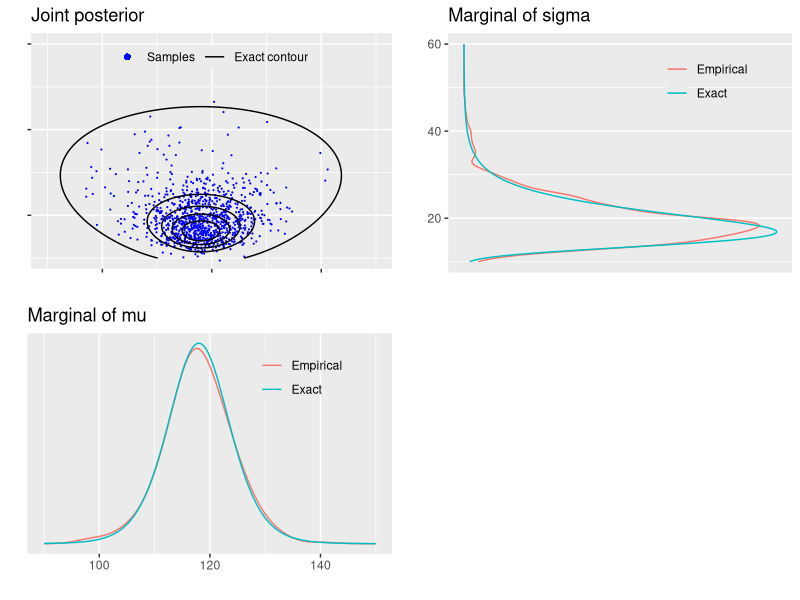
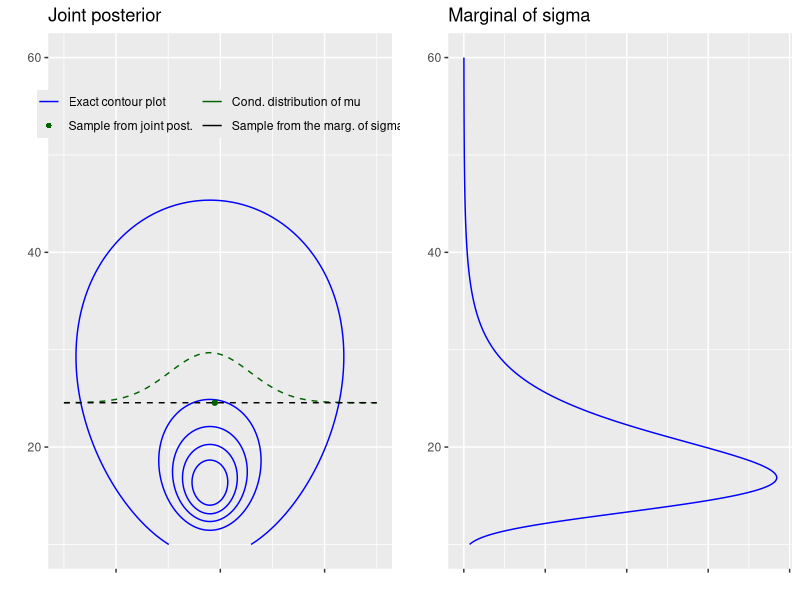
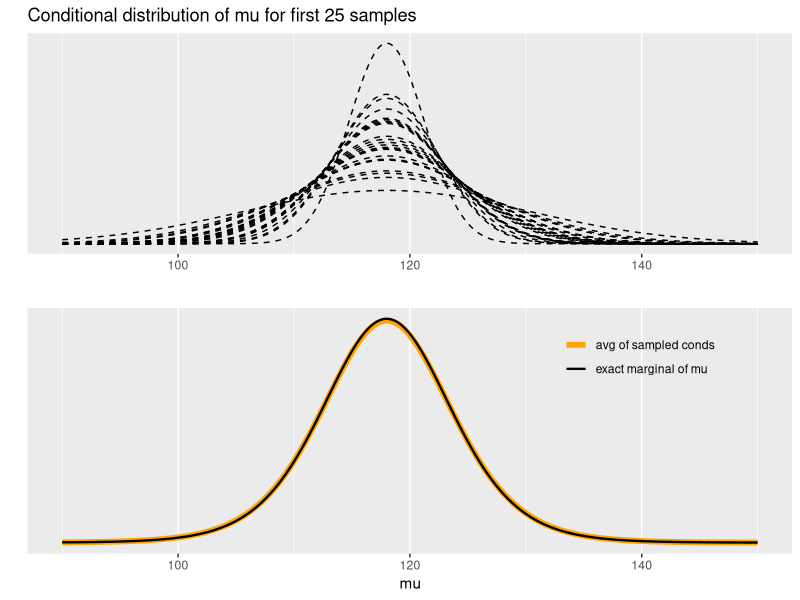
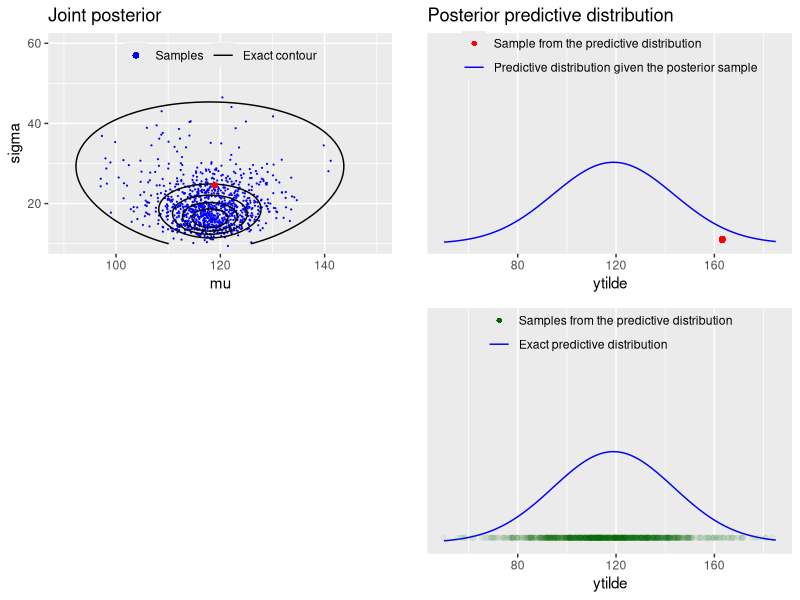

Write the R code that produced these figures, in order.
# Bayesian data analysis
# Aki Vehtari <Aki.Vehtari@aalto.fi>
# Markus Paasiniemi <Markus.Paasiniemi@aalto.fi>

# R versions of demos 3_1-3_4 combined into one demo
# like iPython notebook versions

library(ggplot2)
library(grid)
library(gridExtra)
library(tidyr)

# data
y <- c(93, 112, 122, 135, 122, 150, 118, 90, 124, 114)
# sufficient statistics
n <- length(y)
s2 <- var(y)
my <- mean(y)

# Factorize the joint posterior p(mu,sigma2|y) to p(sigma2|y)p(mu|sigma2,y)
# Sample from the joint posterior using this factorization

# helper function to sample from and evaluate
# scaled inverse chi-squared distribution
rsinvchisq <- function(n, nu, s2, ...) nu*s2 / rchisq(n , nu, ...)

dsinvchisq <- function(x, nu, s2){
  exp(log(nu/2)*nu/2 - lgamma(nu/2) + log(s2)/2*nu - log(x)*(nu/2+1) - (nu*s2/2)/x)
}

# sample 1000 random numbers from p(sigma2|y)
ns <- 1000
sigma2  <- rsinvchisq(ns, n-1, s2)

# sample from p(mu|sigma2,y)
mu <- my + sqrt(sigma2/n)*rnorm(length(sigma2))

# construct a variable sigma and
sigma <- sqrt(sigma2)

# sample from predictive distribution p(ynew|y) for each sample of (mu, sigma)
ynew <- rnorm(ns, mu, sigma)

# For mu, sigma and ynew compute the density in a grid
# ranges for the grids
t1l <- c(90, 150)
t2l <- c(10, 60)
nl <- c(50, 185)

t1 <- seq(t1l[1], t1l[2], length.out = ns)
t2 <- seq(t2l[1], t2l[2], length.out = ns)
xynew <- seq(nl[1], nl[2], length.out = ns)

# compute the exact marginal density of mu
# multiplication by 1./sqrt(s2/n) is due to the transformation of
# variable z=(x-mean(y))/sqrt(s2/n), see Gelman et al p. 24
pm <- dt((t1-my) / sqrt(s2/n), n-1) / sqrt(s2/n)

# estimate the marginal density using samples
# and ad hoc Gaussian kernel approximation
pmk <- density(mu, adjust = 2, n = ns, from = t1l[1], to = t1l[2])$y

# compute the exact marginal density of sigma
# the multiplication by 2*t2 is due to the transformation of
# variable z=t2^2, see Gelman et al p. 24
ps <- dsinvchisq(t2^2, n-1, s2) * 2*t2

# estimate the marginal density using samples
# and ad hoc Gaussian kernel approximation
psk <- density(sigma, n = ns, from = t2l[1], to = t2l[2])$y

# compute the exact predictive density
# multiplication by 1./sqrt(s2/n) is due to the transformation of variable
# see BDA3 p. 21
p_new <- dt((xynew-my) / sqrt(s2*(1+1/n)), n-1) / sqrt(s2*(1+1/n))

# combine grid points into another data frame
# with all pairwise combinations
dfj <- data.frame(t1 = rep(t1, each = length(t2)),
                  t2 = rep(t2, length(t1)))

# evaluate the joint density in a grid
# note that the following is not normalized, but for plotting
# contours it does not matter
dfj$z <- dsinvchisq(dfj$t2^2, n-1, s2) * 2*dfj$t2 * dnorm(dfj$t1, my, dfj$t2/sqrt(n))
# breaks for plotting the contours
cl <- seq(1e-5, max(dfj$z), length.out = 6)

## Visualise the joint density and marginal densities of the posterior
## of normal distribution with unknown mean and variance.

dfm <- data.frame(t1, Exact = pm, Empirical = pmk) %>% gather(grp, p, -t1)
# create a plot of the marginal density of mu
margmu <- ggplot(dfm) +
  geom_line(aes(t1, p, color = grp)) +
  coord_cartesian(xlim = t1l) +
  labs(title = 'Marginal of mu', x = '', y = '') +
  scale_y_continuous(breaks = NULL) +
  theme(legend.background = element_blank(),
        legend.position = c(0.75, 0.8),
        legend.title = element_blank())

dfs <- data.frame(t2, Exact = ps, Empirical = psk) %>% gather(grp, p, -t2)
# create a plot of the marginal density of sigma
margsig <- ggplot(dfs) +
  geom_line(aes(t2, p, color = grp)) +
  coord_cartesian(xlim = t2l) +
  coord_flip() +
  labs(title = 'Marginal of sigma', x = '', y = '') +
  scale_y_continuous(breaks = NULL) +
  theme(legend.background = element_blank(),
        legend.position = c(0.75, 0.8),
        legend.title = element_blank())

# create a plot of the joint density
joint1labs <- c('Samples','Exact contour')
joint1 <- ggplot() +
  geom_point(data = data.frame(mu,sigma), aes(mu, sigma, col = '1'), size = 0.1) +
  geom_contour(data = dfj, aes(t1, t2, z = z, col = '2'), breaks = cl) +
  coord_cartesian(xlim = t1l,ylim = t2l) +
  labs(title = 'Joint posterior', x = '', y = '') +
  scale_y_continuous(labels = NULL) +
  scale_x_continuous(labels = NULL) +
  scale_color_manual(values=c('blue', 'black'), labels = joint1labs) +
  guides(color = guide_legend(nrow  = 1, override.aes = list(
    shape = c(16, NA), linetype = c(0, 1), size = c(2, 1)))) +
  theme(legend.background = element_blank(),
        legend.position = c(0.5, 0.9),
        legend.title = element_blank())

# blank plot for combining the plots
bp <- grid.rect(gp = gpar(col = 'white'))

# combine the plots
grid.arrange(joint1, margsig, margmu, bp, nrow = 2)

## Visualise factored sampling and the corresponding
## marginal and conditional densities.

# data frame for the conditional of mu and marginal of sigma
dfc <- data.frame(mu = t1, marg = rep(sigma[1], length(t1)),
                  cond = sigma[1] + dnorm(t1 ,my, sqrt(sigma2[1]/n)) * 100) %>%
  gather(grp, p, marg, cond)

# legend labels for the following plot
joint2labs <- c('Exact contour plot', 'Sample from joint post.',
               'Cond. distribution of mu', 'Sample from the marg. of sigma')

# create another plot of the joint posterior
joint2 <- ggplot() +
  geom_contour(data = dfj, aes(t1, t2, z = z, col = '1'), breaks = cl) +
  geom_point(data = data.frame(m = mu[1], s = sigma[1]), aes(m , s, color = '2')) +
  geom_line(data = dfc, aes(mu, p, color = grp), linetype = 'dashed') +
  coord_cartesian(xlim = t1l,ylim = t2l) +
  labs(title = 'Joint posterior', x = '', y = '') +
  scale_x_continuous(labels = NULL) +
  scale_color_manual(values=c('blue', 'darkgreen','darkgreen','black'), labels = joint2labs) +
  guides(color = guide_legend(nrow  = 2, override.aes = list(
    shape = c(NA, 16, NA, NA), linetype = c(1, 0, 1, 1)))) +
  theme(legend.background = element_blank(),
        legend.position = c(0.5, 0.85),
        legend.title = element_blank())

# create another plot of the marginal density of sigma
margsig2 <- ggplot(data = data.frame(t2, ps)) +
  geom_line(aes(t2, ps), color = 'blue') +
  coord_cartesian(xlim = t2l) +
  coord_flip() +
  labs(title = 'Marginal of sigma', x = '', y = '') +
  scale_y_continuous(labels = NULL)

# combine the plots
grid.arrange(joint2, margsig2, ncol = 2)

## Visualise the marginal distribution of mu as a mixture of normals.

# calculate conditional pdfs for each sample
condpdfs <- sapply(t1, function(x) dnorm(x, my, sqrt(sigma2/n)))

# data frame of 25 first samples
dfm25 <- data.frame(t1, t(condpdfs[1:25,])) %>% gather(grp, p, -t1)

# create a plot of some of them
condmu <- ggplot(data = dfm25) +
  geom_line(aes(t1, p, group = grp), linetype = 'dashed') +
  labs(title = 'Conditional distribution of mu for first 25 samples', y = '', x = '') +
  scale_y_continuous(breaks = NULL)


# labels for the following plot
mulabs <- c('avg of sampled conds', 'exact marginal of mu')

dfsam <- data.frame(t1, colMeans(condpdfs), pm) %>% gather(grp,p,-t1)
# create a plot of their mean
meanmu <- ggplot(data = dfsam) +
  geom_line(aes(t1, p, size = grp, color = grp)) +
  labs(y = '', x = 'mu') +
  scale_y_continuous(breaks = NULL) +
  scale_size_manual(values = c(2, 0.8), labels = mulabs) +
  scale_color_manual(values = c('orange', 'black'), labels = mulabs) +
  theme(legend.position = c(0.8, 0.8),
        legend.background = element_blank(),
        legend.title = element_blank())

# combine the plots
grid.arrange(condmu, meanmu, ncol = 1)

## Visualise sampling from the posterior predictive distribution.

# calculate each predictive pdf with given mu and sigma
ynewdists <- sapply(xynew, function(x) dnorm(x, mu, sigma))

# data frame of dirst draw from sample the predictive along
# with the exact value for plotting
dfp <- data.frame(xynew, draw = ynewdists[1,], exact = p_new)

# data frame for plotting the samples
dfy <- data.frame(ynew, p = 0.02*max(ynewdists))

# legend labels for the plots
pred1labs <- c('Sample from the predictive distribution', 'Predictive distribution given the posterior sample')
pred2labs <- c('Samples from the predictive distribution', 'Exact predictive distribution')

# create yet another plot of the joint posterior with a draw
# from the posterior predictive distribution, highlight the first sample
# create a plot of the joint density
joint3labs <- c('Samples', 'Exact contour')
joint3 <- ggplot() +
  geom_point(data = data.frame(mu, sigma), aes(mu, sigma, col = '1'), size = 0.1) +
  geom_contour(data = dfj, aes(t1, t2, z = z, col = '2'), breaks = cl) +
  geom_point(data = data.frame(x = mu[1], y = sigma[1]), aes(x, y), color = 'red') +
  coord_cartesian(xlim = t1l,ylim = t2l) +
  labs(title = 'Joint posterior', x = 'mu', y = 'sigma') +
  scale_color_manual(values=c('blue', 'black'), labels = joint3labs) +
  guides(color = guide_legend(nrow  = 1, override.aes = list(
    shape = c(16, NA), linetype = c(0, 1), size = c(2, 1)))) +
  theme(legend.background = element_blank(),
        legend.position=c(0.5 ,0.9),
        legend.title = element_blank())

# create a plot of the predicitive distribution and the respective sample
pred1 <- ggplot() +
  geom_line(data = dfp, aes(xynew, draw, color = '2')) +
  geom_point(data = dfy, aes(ynew[1], p, color = '1')) +
  coord_cartesian(xlim = nl, ylim = c(0,0.04)) +
  labs(title = 'Posterior predictive distribution', x = 'ytilde', y = '') +
  scale_y_continuous(breaks = NULL) +
  scale_color_manual(values = c('red', 'blue'), labels = pred1labs) +
  guides(color = guide_legend(nrow = 2, override.aes = list(
    linetype = c(0, 1), shape=c(16, NA), labels = pred1labs))) +
  theme(legend.background = element_blank(),
        legend.position = c(0.5 ,0.9),
        legend.title = element_blank())

# create a plot for all ynews
pred2 <- ggplot() +
  geom_line(data = dfp, aes(xynew, draw, color = '2')) +
  geom_point(data = dfy, aes(ynew, p, color = '1'), alpha = 0.05) +
  coord_cartesian(xlim = nl, ylim = c(0,0.04)) +
  labs(x = 'ytilde', y = '') +
  scale_y_continuous(breaks=NULL) +
  scale_color_manual(values=c('darkgreen','blue'),labels=pred2labs) +
  guides(color = guide_legend(nrow = 2, override.aes=list(
    linetype = c(0, 1), shape = c(16, NA), alpha = c(1, 1) ,labels = pred2labs))) +
  theme(legend.background = element_blank(),
        legend.position = c(0.5 ,0.9),
        legend.title = element_blank())

# combine the plots
grid.arrange(joint3, pred1, bp, pred2, nrow = 2)

